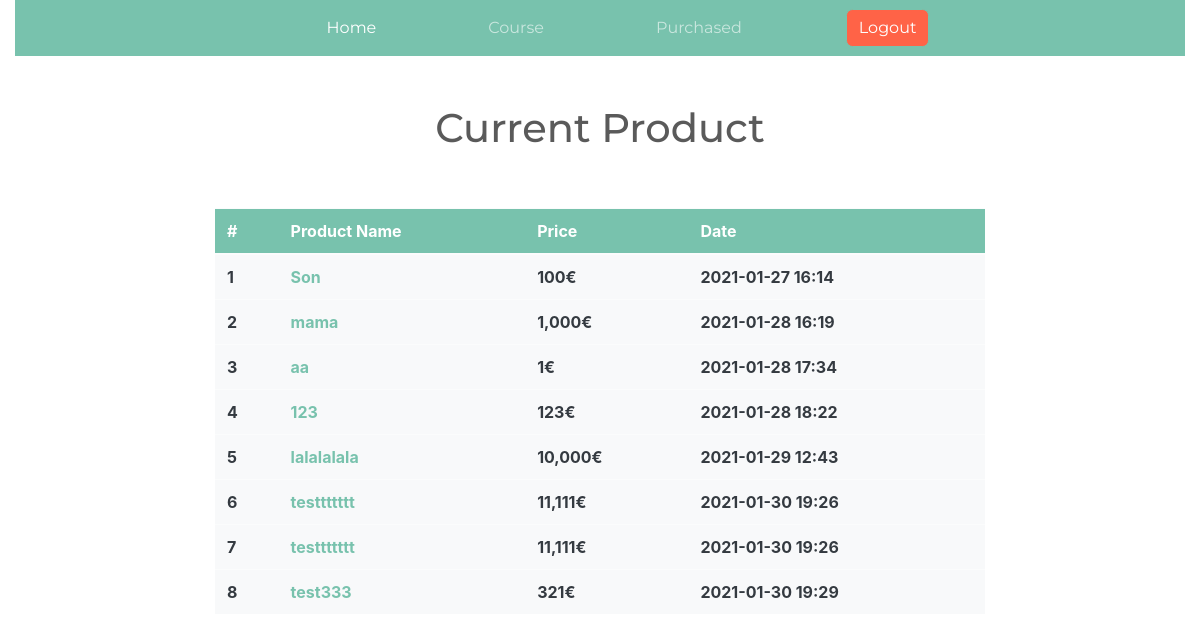
The app's page /product/ with its own data.
### product/models.py (models this page shows, shortened)
class Product(models.Model):
    name = models.CharField(max_length=256, verbose_name='Name')
    price = models.IntegerField(verbose_name='Price')
    description = models.TextField(verbose_name='Description')
    stock = models.IntegerField(verbose_name='Stock')
    register_date = models.DateTimeField(
        auto_now_add=True, verbose_name='Date')
    class Meta:
        db_table = 'shop_product'
        verbose_name = 'Product'
        verbose_name_plural = 'Products'

### product/views.py (the view)
# urls.py: path('product/', ProductList.as_view()),
class ProductList(ListView):
    model = Product
    template_name = 'product.html'
    context_object_name = 'product_list'

### product/templates/product.html (shortened to what this page needs)
{% extends "base.html" %}
{% load humanize %}
{% block contents %}
<div class="row mt-5 justify-content-center">
  <h1>Current Product</h1>
</div>
<div class="row mt-5 justify-content-center">
  <div class="col-8">
    <table class="table table-light">
      <thead class="table-primary">
        <tr>
          <th scope="cal">#</th>
          <th scope="cal">Product Name</th>
          <th scope="cal">Price</th>
          <th scope="cal">Date</th>
        </tr>
      </thead>
      <tbody class="text-dark">
        {% for product in product_list %}
        <tr>
          <th scope="raw">{{ product.id }}</th>
          <th><a id="product-{{ product.id }}" onmouseenter="product_detail({{ product.id }})"
              onmouseleave="product_leave({{ product.id }})" href="/product/{{ product.id }}">{{ product.name }}</a>
          </th>
          <th>{{ product.price|intcomma }}€</th>
          <th>{{ product.register_date|date:'Y-m-d H:i'}}</th>
        </tr>
        {% endfor %}
      </tbody>
    </table>
  </div>
</div>
{% endblock %}

### records on screen
Product: id "1", name "Son", price "100", register_date "2021-01-27 16:14"
Product: id "2", name "mama", price "1,000", register_date "2021-01-28 16:19"
Product: id "3", name "aa", price "1", register_date "2021-01-28 17:34"
Product: id "4", name "123", price "123", register_date "2021-01-28 18:22"
Product: id "5", name "lalalalala", price "10,000", register_date "2021-01-29 12:43"
Product: id "6", name "testtttttt", price "11,111", register_date "2021-01-30 19:26"
Product: id "7", name "testtttttt", price "11,111", register_date "2021-01-30 19:26"
Product: id "8", name "test333", price "321", register_date "2021-01-30 19:29"
